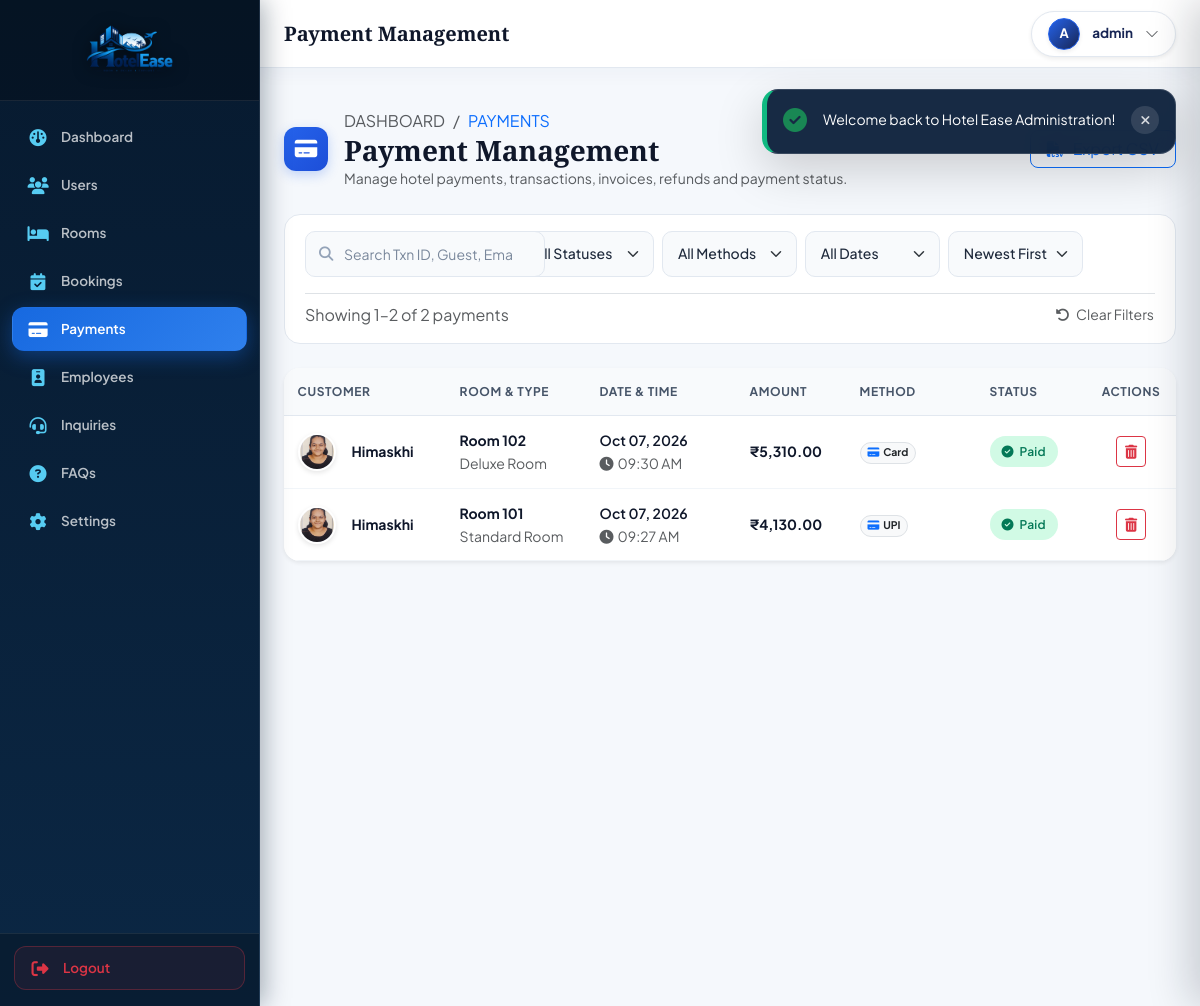
The page /admin/payments.php (signed in) on the database its author committed.
### tables this page shows
CREATE TABLE `payments` (
  `payment_id` int(11) NOT NULL,
  `booking_id` int(11) NOT NULL,
  `amount` decimal(10,2) NOT NULL,
  `payment_mode` enum('Cash','Card','UPI','Online Payment') DEFAULT 'Card',
  `transaction_id` varchar(100) DEFAULT NULL,
  `payment_details` text DEFAULT NULL,
  `payment_date` timestamp NOT NULL DEFAULT current_timestamp(),
  `payment_status` enum('Pending','Paid','Failed','Refunded') DEFAULT 'Paid'
);

CREATE TABLE `customers` (
  `customer_id` int(11) NOT NULL,
  `name` varchar(150) NOT NULL,
  `gender` enum('Male','Female','Other') DEFAULT 'Male',
  `mobile` varchar(20) NOT NULL,
  `email` varchar(150) NOT NULL,
  `address` text DEFAULT NULL,
  `id_proof` varchar(100) DEFAULT NULL,
  `password` varchar(255) NOT NULL,
  `plain_password` varchar(150) DEFAULT NULL,
  `created_at` timestamp NOT NULL DEFAULT current_timestamp(),
  `profile_pic` varchar(255) DEFAULT NULL,
  `pref_language` varchar(10) DEFAULT 'en',
  `pref_currency` varchar(10) DEFAULT 'INR',
  `pref_timezone` varchar(50) DEFAULT 'Asia/Kolkata',
  `pref_date_format` varchar(20) DEFAULT 'DD/MM/YYYY',
  `save_booking_info` tinyint(1) DEFAULT 1,
  `show_recommended` tinyint(1) DEFAULT 1,
  `remember_room_type` tinyint(1) DEFAULT 1,
  `enable_personalized` tinyint(1) DEFAULT 1,
  `notif_email` tinyint(1) DEFAULT 1,
  `notif_reminders` tinyint(1) DEFAULT 1,
  `notif_offers` tinyint(1) DEFAULT 1,
  `notif_price_alerts` tinyint(1) DEFAULT 0,
  `theme_preference` varchar(20) DEFAULT 'light',
  `status` varchar(20) DEFAULT 'Active'
);

CREATE TABLE `rooms` (
  `room_id` int(11) NOT NULL,
  `room_no` varchar(20) NOT NULL,
  `room_type_id` int(11) NOT NULL,
  `price` decimal(10,2) NOT NULL,
  `capacity` int(11) NOT NULL DEFAULT 2,
  `description` text DEFAULT NULL,
  `amenities` text DEFAULT NULL,
  `image` varchar(255) DEFAULT NULL,
  `status` enum('Available','Reserved','Occupied','Maintenance') DEFAULT 'Available',
  `created_at` timestamp NOT NULL DEFAULT current_timestamp(),
  `floor` varchar(50) DEFAULT 'Floor 1',
  `bed_type` varchar(50) DEFAULT 'King Bed'
);

CREATE TABLE `room_types` (
  `room_type_id` int(11) NOT NULL,
  `type_name` varchar(100) NOT NULL,
  `description` text DEFAULT NULL
);

### includes/auth.php (called while the page is built, shortened)
<?php
function get_logged_admin() {
    $pdo = getDBConnection();
    $stmt = $pdo->prepare("SELECT * FROM `admins` WHERE `admin_id` = :id LIMIT 1");
    $stmt->execute(['id' => $_SESSION['admin_id']]);
    $admin = $stmt->fetch();
    return $admin;
}
?>

### admin/payments.php (the view, shortened to what this page needs)
<?php
require_once __DIR__ . '/../includes/header.php';
$pdo = getDBConnection();
$payments = [];
if ($pdo) {
    $stmt = $pdo->query("
        SELECT p.*,
               b.booking_id, b.total_amount as booking_total, b.check_in, b.check_out, b.adults, b.children, b.booking_status,
               c.customer_id, c.name as customer_name, c.email as customer_email, c.mobile as customer_mobile,
               c.id_proof as customer_id_proof, c.address as customer_address, c.created_at as customer_created_at, c.profile_pic,
               r.room_id, r.room_no, r.price as room_price, rt.type_name
        FROM `payments` p
        JOIN `bookings` b ON p.booking_id = b.booking_id
        JOIN `customers` c ON b.customer_id = c.customer_id
        JOIN `rooms` r ON b.room_id = r.room_id
        JOIN `room_types` rt ON r.room_type_id = rt.room_type_id
        ORDER BY p.payment_id DESC
    ");
    $payments = $stmt->fetchAll();
}
?>
<link rel="stylesheet" href="../assets/css/admin-payments.css">
<?php include __DIR__ . '/includes/sidebar.php'; ?>
<main class="main-content">
<?php
$page_title = 'Payment Management';
include __DIR__ . '/includes/navbar.php';
?>
<div class="container-fluid px-4 py-3">
    <div class="d-flex flex-column flex-md-row justify-content-between align-items-md-center mb-4 gap-3">
        <div class="d-flex align-items-center gap-3">
            <div class="page-title-icon">
                <i class="fa-solid fa-credit-card"></i>
            </div>
            <div>
                <div class="d-flex align-items-center gap-2 extra-small text-muted font-bold text-uppercase mb-0.5">
                    <span>Dashboard</span> / <span class="text-primary">Payments</span>
                </div>
                <h3 class="font-serif-title fw-bold text-navy mb-0">Payment Management</h3>
                <p class="small text-muted mb-0">Manage hotel payments, transactions, invoices, refunds and payment status.</p>
            </div>
        </div>
        <div class="d-flex align-items-center gap-2">
            <button type="button" class="btn btn-outline-primary rounded-3 font-semibold px-3" onclick="exportPaymentsCSV()">
            </button>
        </div>
    </div>
    <div class="toolbar-card mb-4">
        <div class="row g-2 align-items-center">
            <div class="col-12 col-md-4 col-xl-3">
                <div class="search-box-group">
                    <input type="text" id="searchPaymentInput" class="form-control" placeholder="Search Txn ID, Guest, Email, Phone, Room...">
                </div>
            </div>
            <div class="col-6 col-md-2 col-xl-2">
                <select id="filterStatusSelect" class="form-select filter-select">
                    <option value="all">All Statuses</option>
                </select>
            </div>
            <div class="col-6 col-md-2 col-xl-2">
                <select id="filterMethodSelect" class="form-select filter-select">
                    <option value="all">All Methods</option>
                </select>
            </div>
            <div class="col-6 col-md-2 col-xl-2">
                <select id="filterDateSelect" class="form-select filter-select">
                    <option value="all">All Dates</option>
                </select>
            </div>
            <div class="col-6 col-md-2 col-xl-2">
                <select id="sortPaymentSelect" class="form-select filter-select">
                    <option value="newest">Newest First</option>
                </select>
            </div>
        </div>
        <div class="d-flex justify-content-between align-items-center mt-3 pt-2 border-top extra-small text-muted">
            <div id="paymentsCounterText" class="font-semibold">Showing 1–<?php echo count($payments); ?> of <?php echo count($payments); ?> payments</div>
            <div class="d-flex align-items-center gap-2">
                <button type="button" class="btn btn-link btn-sm text-muted text-decoration-none p-0 extra-small" onclick="resetPaymentFilters()">
                    <i class="fa-solid fa-rotate-left me-1"></i> Clear Filters
                </button>
            </div>
        </div>
    </div>
    <div id="paymentsTableViewContainer" class="card border-0 shadow-sm rounded-4 bg-white overflow-hidden mb-4">
        <div class="table-responsive">
            <table class="table payments-table align-middle mb-0">
                <thead>
                    <tr>
                        <th>Customer</th>
                        <th style="width: 140px;">Room &amp; Type</th>
                        <th style="width: 150px;">Date &amp; Time</th>
                        <th style="width: 110px;">Amount</th>
                        <th style="width: 130px;">Method</th>
                        <th style="width: 110px;">Status</th>
                        <th class="text-center" style="width: 90px;">Actions</th>
                    </tr>
                </thead>
                <tbody>
                    <?php if (!empty($payments)): ?>
                        <?php foreach ($payments as $p): ?>
                            <?php
                            $p_json = htmlspecialchars(json_encode($p, JSON_HEX_APOS|JSON_HEX_QUOT|JSON_HEX_TAG|JSON_HEX_AMP), ENT_QUOTES, 'UTF-8');
                            ?>
                            <tr class="payment-row-item" data-payment="<?php echo $p_json; ?>" onclick="openPaymentDrawer(this)">
                                <td class="text-nowrap">
                                    <div class="d-flex align-items-center gap-3 text-nowrap">
                                        <?php if (!empty($p['profile_pic'])): ?>
                                            <img src="/hotel_website/<?php echo htmlspecialchars($p['profile_pic']); ?>" alt="Guest" class="customer-avatar-thumb flex-shrink-0">
                                        <?php else: ?>
                                            <div class="customer-avatar-thumb flex-shrink-0">
                                                <?php echo strtoupper(substr($p['customer_name'] ?? 'G', 0, 1)); ?>
                                            </div>
                                        <?php endif; ?>
                                        <span class="fw-bold text-navy text-nowrap mb-0" onclick="event.stopPropagation(); openViewCustomerModal(<?php echo $p_json; ?>)">
                                            <?php echo htmlspecialchars($p['customer_name']); ?>
                                        </span>
                                    </div>
                                </td>
                                <td class="text-nowrap">
                                    <div class="fw-bold text-navy mb-0">Room <?php echo htmlspecialchars($p['room_no']); ?></div>
                                    <div class="extra-small text-muted"><?php echo htmlspecialchars($p['type_name']); ?></div>
                                </td>
                                <td class="text-nowrap">
                                    <div class="fw-semibold text-navy extra-small mb-0.5">
                                        <?php echo date('M d, Y', strtotime($p['payment_date'])); ?>
                                    </div>
                                    <div class="extra-small text-muted">
                                        <i class="fa-solid fa-clock me-1"></i><?php echo date('h:i A', strtotime($p['payment_date'])); ?>
                                    </div>
                                </td>
                                <td class="fw-bold text-navy text-nowrap">
                                    ₹<?php echo number_format($p['amount'], 2); ?>
                                </td>
                                <td class="text-nowrap">
                                    <span class="badge bg-light text-dark border px-2.5 py-1 rounded-pill font-semibold">
                                        <i class="fa-solid fa-credit-card text-primary me-1"></i><?php echo htmlspecialchars($p['payment_mode']); ?>
                                    </span>
                                </td>
                                <td class="text-nowrap">
                                    <?php
                                    $st = $p['payment_status'] ?? 'Paid';
                                    if ($st === 'Paid') echo '<span class="badge-payment-status badge-status-paid"><i class="fa-solid fa-circle-check"></i> Paid</span>';
                                    elseif ($st === 'Pending') echo '<span class="badge-payment-status badge-status-pending"><i class="fa-solid fa-hourglass-half"></i> Pending</span>';
                                    elseif ($st === 'Refunded') echo '<span class="badge-payment-status badge-status-refunded"><i class="fa-solid fa-rotate-left"></i> Refunded</span>';
                                    elseif ($st === 'Failed') echo '<span class="badge-payment-status badge-status-failed"><i class="fa-solid fa-xmark-circle"></i> Failed</span>';
                                    ?>
                                </td>
                                <td class="text-center text-nowrap" style="width: 90px;" onclick="event.stopPropagation();">
                                    <div class="d-flex align-items-center justify-content-center gap-1.5">
                                        <button type="button" class="btn btn-sm btn-outline-danger" onclick="openDeletePaymentModal(this.closest('tr'))" title="Delete Payment Record">
                                            <i class="fa-solid fa-trash-can"></i>
                                        </button>
                                    </div>
                                </td>
                            </tr>
                        <?php endforeach; ?>
                    <?php endif; ?>
                </tbody>
            </table>
        </div>
    </div>
</div>
</main>
<?php require_once __DIR__ . '/../includes/footer.php'; ?>

### admin/includes/navbar.php (shortened to what this page needs)
<?php
$loggedAdminNav = get_logged_admin() ?? [
    'username' => $_SESSION['admin_username'] ?? 'Admin',
    'email' => $_SESSION['admin_email'] ?? 'admin@hotelease.com'
];
$adminDisplayName = $loggedAdminNav['name'] ?? $loggedAdminNav['username'] ?? 'Admin';
?>
<div class="top-sticky-navbar d-flex align-items-center mb-4">
    <div class="container-fluid px-4 d-flex align-items-center justify-content-between">
        <div class="d-flex align-items-center gap-2">
            <h5 class="fw-bold mb-0 text-navy d-none d-lg-block font-serif-title">
                <?php echo htmlspecialchars($page_title); ?>
            </h5>
        </div>
        <div class="d-flex align-items-center gap-3">
            <div class="dropdown position-relative topbar-dropdown-container" id="adminProfileDropdownContainer">
                <button id="adminProfileDropdownBtn" class="btn bg-white rounded-pill px-3 py-1.5 d-flex align-items-center gap-2 shadow-sm border admin-nav-pill" type="button" aria-expanded="false" style="border-color: #E2E8F0 !important;">
                    <div class="avatar rounded-circle fw-bold d-flex align-items-center justify-content-center text-white shadow-sm" style="width: 32px; height: 32px; font-size: 13px; background: linear-gradient(135deg, #2563EB 0%, #172554 100%); border: 1px solid #2563EB;">
                        A
                    </div>
                    <span class="small fw-bold d-none d-sm-inline ms-1" style="color: #172554; font-size: 13.5px;"><?php echo htmlspecialchars($adminDisplayName); ?></span>
                    <i class="bi bi-chevron-down small text-muted ms-1 nav-chevron-icon" id="adminDropdownChevron"></i>
                </button>
            </div>
        </div>
    </div>
</div>

### rows shown on the page
payments: customers.profile_pic (picture), customers.name "Himaskhi", rooms.room_no "102", room_types.type_name "Deluxe Room", payment_date "Oct 07, 2026", payment_date "09:30 AM", amount "5,310.00", payment_mode "Card", payment_status "Paid" (drawn)
payments: customers.profile_pic (picture), customers.name "Himaskhi", rooms.room_no "101", room_types.type_name "Standard Room", payment_date "Oct 07, 2026", payment_date "09:27 AM", amount "4,130.00", payment_mode "UPI", payment_status "Paid" (drawn)

### other values the page prints
strip_tags($toast['message']) "Welcome back to Hotel Ease Administration!"
$page_title "Payment Management"
$adminDisplayName "admin"
count($payments) "2"
